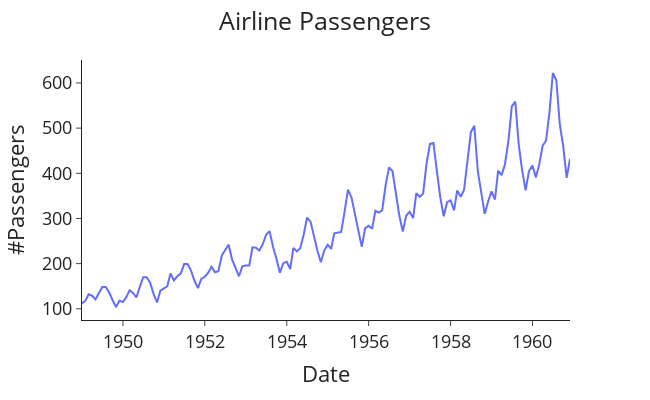

The cell this chart's notebook holds for it:
### Markdown cell above
## Sarima

### Code cell
# Import packages
import plotly.express as px
import pandas as pd

# Read in the data
data = pd.read_csv('AirPassengers.csv')
data['Month'] = pd.to_datetime(data['Month'])


def plot_passenger_volumes(df: pd.DataFrame,
                           y: str) -> None:
    """General function to plot the passenger data."""

    fig = px.line(df, x='Month', y=y, labels={'Month': 'Date'})
    fig.update_layout(template="simple_white", font=dict(size=18), title_text='Airline Passengers',
                      width=650, title_x=0.5, height=400)

    return fig.show()


# Plot the airline passenger data
plot_passenger_volumes(df=data, y='#Passengers')

### Figure 1 — Plotly figure (JSON) as saved in the notebook; plotly's stock layout.template omitted (floating-point values rounded to 4 significant figures; data arrays with more than 128 entries replaced by an {"elided": "..."} marker saying what was removed)
{"data": [{"hovertemplate": "Date=%{x}<br>#Passengers=%{y}<extra></extra>", "legendgroup": "", "line": {"color": "#636efa", "dash": "solid"}, "marker": {"symbol": "circle"}, "mode": "lines", "name": "", "orientation": "v", "showlegend": false, "type": "scatter", "x": {"elided": "144 str values"}, "xaxis": "x", "y": {"elided": "144 int values"}, "yaxis": "y"}], "layout": {"font": {"size": 18}, "height": 400, "legend": {"tracegroupgap": 0}, "margin": {"t": 60}, "title": {"text": "Airline Passengers", "x": 0.5}, "width": 650, "xaxis": {"anchor": "y", "domain": [0, 1], "title": {"text": "Date"}}, "yaxis": {"anchor": "x", "domain": [0, 1], "title": {"text": "#Passengers"}}}}
